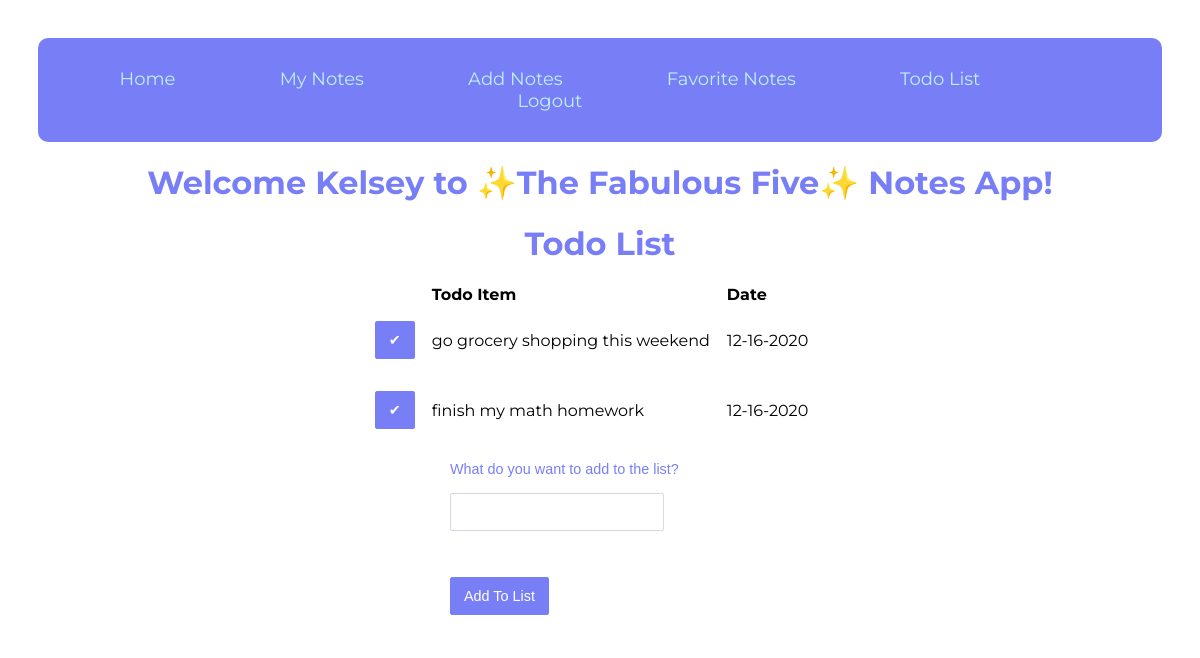
/todo (signed in), run on the app's committed database.
### models.py (models this page shows, shortened)
class Todo(db.Model):
    id = db.Column("id", db.Integer, primary_key=True)
    title = db.Column("title", db.String(200))
    date = db.Column("date", db.String(50))
    checks = db.Column("checks", db.Boolean(False))
    user_id = db.Column(db.Integer, db.ForeignKey("user.id"), nullable=False)

### flask05.py (the view)
@app.route('/todo', methods=['GET', 'POST'])
def get_todo():
    if session.get('user'):
        my_todo = db.session.query(Todo).filter_by(user_id=session['user_id']).all()
        return render_template('todo.html', todos=my_todo, user=session['user'])
    else:
        return redirect(url_for('login'))

### templates/todo.html (shortened to what this page needs)
<!DOCTYPE html>
<html lang="en">
<head>
    <link rel="stylesheet" href="{{ url_for('static', filename='1main.css') }}">
    <link rel="stylesheet" href="{{ url_for('static', filename='final_forms.css') }}">
</head>
<body>
<nav id="nav">
    <a href={{ url_for('index') }}>  Home</a>
    <a href={{ url_for('get_notes') }}> My Notes</a>
    <a href={{ url_for('new_note') }}>Add Notes</a>
    <a href="{{ url_for('get_favorite') }}">Favorite Notes</a>
    <a href="{{ url_for('get_todo') }}"> Todo List</a>
    {% if user %}
    <a href="{{ url_for('logout') }}">Logout</a>
</nav>
{% else %}
<a href="{{ url_for('login') }}">Sign In</a>
<a href="{{ url_for('register') }}">Register</a>
</nav>
{% endif %}
<h1>Welcome {{user}} to ✨The Fabulous Five✨ Notes App!</h1>
<h1>Todo List</h1>
<table class="container">
    <tr>
        <th></th>
        <th align="left">Todo Item</th>
        <th align="left">Date</th>
        <th></th>
    </tr>
    {% for todo in todos %}
    <tr>
        <td>
            <form action="{{ url_for('todo_done', todo_id=todo.id) }}" method="post">
                <input type="submit" value="✔">
            </form>
        </td>
        <td>{{ todo.title }}</a></td>
        <td>{{ todo.date }}</td>
    </tr>
    {% endfor %}
</table>
{% if todo %}
<form class="center-form" action="{{ url_for('todo_new') }}" method="post">
    {% else %}
    <form action="todo/new" method="post">
        {% endif %}
        <p><label>What do you want to add to the list? </label></p>
        <p><input type="text" name="title" value="{% if todo %}{{todo.title}} {% endif %}"/></p>
        <p>
            <input type="submit" value="Add To List"/>
        </p>
    </form>
</body>
</html>

### static/1main.css (style rules this page uses)
body { padding: 30px 30px; font-family: 'Montserrat'; }
label { font-family: "Georgia", serif; }
h1 { color: #787FF6; text-align: center; }
#nav { background-color: #787FF6; list-style: none; text-align: center; padding: 30px 0 30px 0; border-radius: 10px; }
#nav > a { color: #bef0ff; display: inline-block; padding-right: 100px; font-size: 18px; text-decoration: none; }
form { margin: auto; max-width: 300px; }
table { margin: auto; border-collapse: separate; border-spacing: 15px 0; }

### static/final_forms.css (style rules this page uses)
form { background: white; width: 100%; }
label { font-size: .9em; color: #787FF6; margin-bottom: 3px; display: block; font-weight: 300; font-family: 'Poppins', sans-serif; }
input, textarea { padding: 10px 13px; margin-bottom: 15px; border-radius: 2px; border: 1px solid #d4d9e3; font-weight: 200; color: #4d5060; font-family: 'Poppins', sans-serif; font-size: .9em; }
input[type="text"]::placeholder { color: #d4d9e3; }
input[type="submit"] { background: #787FF6; border: 0; color: white; border-radius: 2px; margin-top: 15px; font-weight: 400; border: 1px solid #787FF6; transition: all .3s ease-out; }

### data on the page
Todo: title "go grocery shopping this weekend", date "12-16-2020"
Todo: title "finish my math homework", date "12-16-2020"

### other printed values
{{ user }} "Kelsey"
